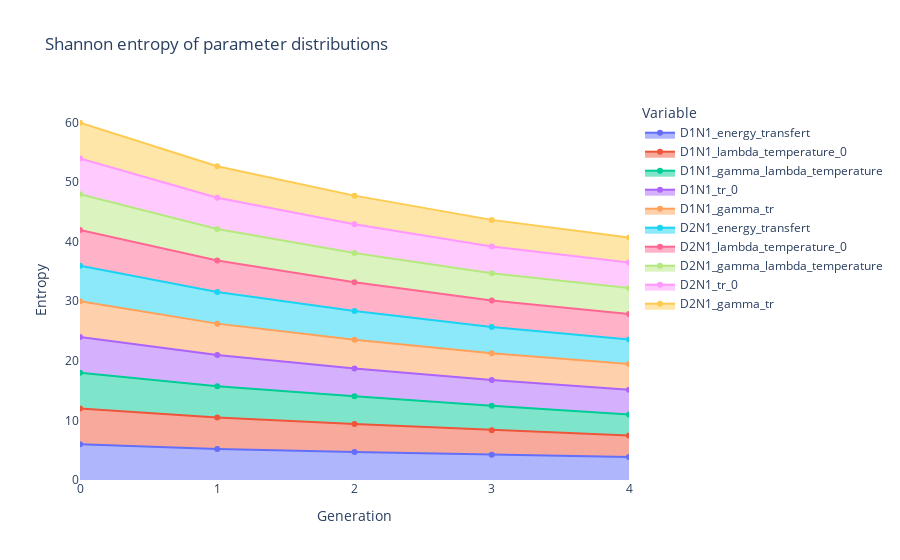

Here is the notebook cell this chart was saved with:
### Code cell
viewer.shannon_entropy(bins=100_000)

### Figure 1 — Plotly figure (JSON) as saved in the notebook; plotly's stock layout.template omitted (floating-point values rounded to 4 significant figures)
{"data": [{"fillpattern": {"shape": ""}, "hovertemplate": "Variable=D1N1_energy_transfert<br>Generation=%{x}<br>Entropy=%{y}<extra></extra>", "legendgroup": "D1N1_energy_transfert", "line": {"color": "#636efa"}, "marker": {"symbol": "circle"}, "mode": "lines+markers", "name": "D1N1_energy_transfert", "orientation": "v", "showlegend": true, "stackgroup": "1", "type": "scatter", "x": [0, 1, 2, 3, 4], "xaxis": "x", "y": [5.994, 5.214, 4.683, 4.229, 3.878], "yaxis": "y"}, {"fillpattern": {"shape": ""}, "hovertemplate": "Variable=D1N1_lambda_temperature_0<br>Generation=%{x}<br>Entropy=%{y}<extra></extra>", "legendgroup": "D1N1_lambda_temperature_0", "line": {"color": "#EF553B"}, "marker": {"symbol": "circle"}, "mode": "lines+markers", "name": "D1N1_lambda_temperature_0", "orientation": "v", "showlegend": true, "stackgroup": "1", "type": "scatter", "x": [0, 1, 2, 3, 4], "xaxis": "x", "y": [5.994, 5.271, 4.709, 4.134, 3.576], "yaxis": "y"}, {"fillpattern": {"shape": ""}, "hovertemplate": "Variable=D1N1_gamma_lambda_temperature<br>Generation=%{x}<br>Entropy=%{y}<extra></extra>", "legendgroup": "D1N1_gamma_lambda_temperature", "line": {"color": "#00cc96"}, "marker": {"symbol": "circle"}, "mode": "lines+markers", "name": "D1N1_gamma_lambda_temperature", "orientation": "v", "showlegend": true, "stackgroup": "1", "type": "scatter", "x": [0, 1, 2, 3, 4], "xaxis": "x", "y": [5.994, 5.247, 4.642, 4.081, 3.552], "yaxis": "y"}, {"fillpattern": {"shape": ""}, "hovertemplate": "Variable=D1N1_tr_0<br>Generation=%{x}<br>Entropy=%{y}<extra></extra>", "legendgroup": "D1N1_tr_0", "line": {"color": "#ab63fa"}, "marker": {"symbol": "circle"}, "mode": "lines+markers", "name": "D1N1_tr_0", "orientation": "v", "showlegend": true, "stackgroup": "1", "type": "scatter", "x": [0, 1, 2, 3, 4], "xaxis": "x", "y": [5.994, 5.222, 4.686, 4.323, 4.153], "yaxis": "y"}, {"fillpattern": {"shape": ""}, "hovertemplate": "Variable=D1N1_gamma_tr<br>Generation=%{x}<br>Entropy=%{y}<extra></extra>", "legendgroup": "D1N1_gamma_tr", "line": {"color": "#FFA15A"}, "marker": {"symbol": "circle"}, "mode": "lines+markers", "name": "D1N1_gamma_tr", "orientation": "v", "showlegend": true, "stackgroup": "1", "type": "scatter", "x": [0, 1, 2, 3, 4], "xaxis": "x", "y": [5.994, 5.279, 4.802, 4.507, 4.304], "yaxis": "y"}, {"fillpattern": {"shape": ""}, "hovertemplate": "Variable=D2N1_energy_transfert<br>Generation=%{x}<br>Entropy=%{y}<extra></extra>", "legendgroup": "D2N1_energy_transfert", "line": {"color": "#19d3f3"}, "marker": {"symbol": "circle"}, "mode": "lines+markers", "name": "D2N1_energy_transfert", "orientation": "v", "showlegend": true, "stackgroup": "1", "type": "scatter", "x": [0, 1, 2, 3, 4], "xaxis": "x", "y": [5.992, 5.313, 4.815, 4.388, 4.128], "yaxis": "y"}, {"fillpattern": {"shape": ""}, "hovertemplate": "Variable=D2N1_lambda_temperature_0<br>Generation=%{x}<br>Entropy=%{y}<extra></extra>", "legendgroup": "D2N1_lambda_temperature_0", "line": {"color": "#FF6692"}, "marker": {"symbol": "circle"}, "mode": "lines+markers", "name": "D2N1_lambda_temperature_0", "orientation": "v", "showlegend": true, "stackgroup": "1", "type": "scatter", "x": [0, 1, 2, 3, 4], "xaxis": "x", "y": [5.996, 5.282, 4.857, 4.448, 4.239], "yaxis": "y"}, {"fillpattern": {"shape": ""}, "hovertemplate": "Variable=D2N1_gamma_lambda_temperature<br>Generation=%{x}<br>Entropy=%{y}<extra></extra>", "legendgroup": "D2N1_gamma_lambda_temperature", "line": {"color": "#B6E880"}, "marker": {"symbol": "circle"}, "mode": "lines+markers", "name": "D2N1_gamma_lambda_temperature", "orientation": "v", "showlegend": true, "stackgroup": "1", "type": "scatter", "x": [0, 1, 2, 3, 4], "xaxis": "x", "y": [5.992, 5.267, 4.875, 4.585, 4.384], "yaxis": "y"}, {"fillpattern": {"shape": ""}, "hovertemplate": "Variable=D2N1_tr_0<br>Generation=%{x}<br>Entropy=%{y}<extra></extra>", "legendgroup": "D2N1_tr_0", "line": {"color": "#FF97FF"}, "marker": {"symbol": "circle"}, "mode": "lines+markers", "name": "D2N1_tr_0", "orientation": "v", "showlegend": true, "stackgroup": "1", "type": "scatter", "x": [0, 1, 2, 3, 4], "xaxis": "x", "y": [5.992, 5.258, 4.843, 4.48, 4.275], "yaxis": "y"}, {"fillpattern": {"shape": ""}, "hovertemplate": "Variable=D2N1_gamma_tr<br>Generation=%{x}<br>Entropy=%{y}<extra></extra>", "legendgroup": "D2N1_gamma_tr", "line": {"color": "#FECB52"}, "marker": {"symbol": "circle"}, "mode": "lines+markers", "name": "D2N1_gamma_tr", "orientation": "v", "showlegend": true, "stackgroup": "1", "type": "scatter", "x": [0, 1, 2, 3, 4], "xaxis": "x", "y": [5.994, 5.284, 4.798, 4.466, 4.21], "yaxis": "y"}], "layout": {"legend": {"title": {"text": "Variable"}, "tracegroupgap": 0}, "plot_bgcolor": "rgba(0, 0, 0, 0)", "title": {"text": "Shannon entropy of parameter distributions"}, "xaxis": {"anchor": "y", "domain": [0, 1], "showgrid": false, "title": {"text": "Generation"}}, "yaxis": {"anchor": "x", "domain": [0, 1], "showgrid": false, "title": {"text": "Entropy"}}}}
